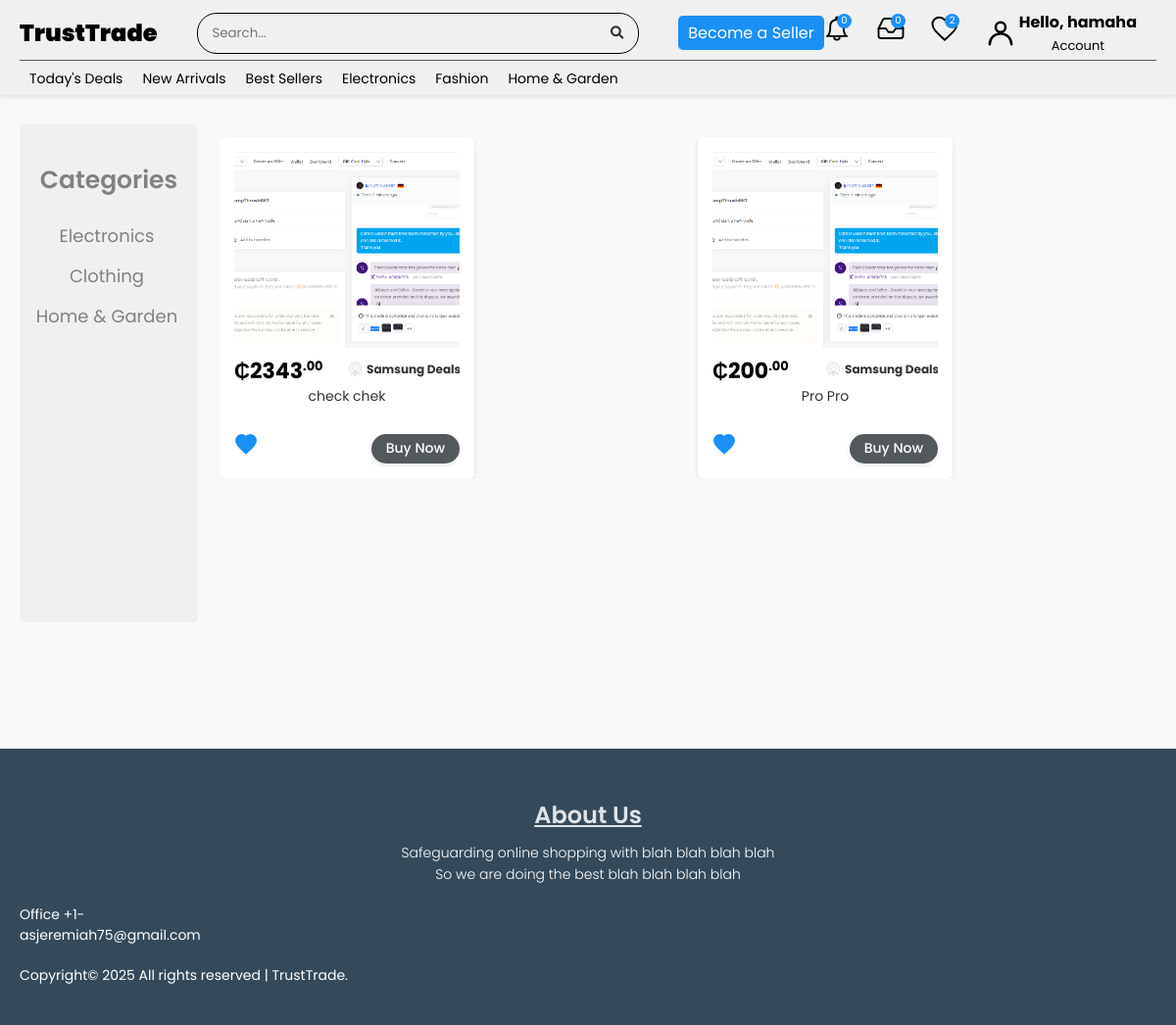
/marketplace/ (signed in), run on the app's committed database.
### p2p_site/models.py (models this page shows, shortened)
class CustomUser(AbstractBaseUser, PermissionsMixin):
    email = models.EmailField(unique=True)
    username = models.CharField(max_length=150, unique=True)
    first_name = models.CharField(max_length=150, blank=True)
    last_name = models.CharField(max_length=150, blank=True)
    is_active = models.BooleanField(default=True)
    is_staff = models.BooleanField(default=False)
    is_seller = models.BooleanField(default=False)
    date_joined = models.DateTimeField(default=timezone.now)
    phone_regex = RegexValidator(
        regex=r'^\+?1?\d{9,15}$',
        message="Phone number must be in format: '+999999999'. Up to 15 digits allowed."
    )
    phone_number = models.CharField(validators=[phone_regex], max_length=17, blank=True)
    objects = CustomUserManager()
    USERNAME_FIELD = 'email'
    REQUIRED_FIELDS = ['username']
    class Meta:
        verbose_name = 'user'
        verbose_name_plural = 'users'

class Product(models.Model):
    seller = models.ForeignKey(Seller, on_delete=models.CASCADE, related_name='products')
    name = models.CharField(max_length=255)
    description = models.TextField()
    price = models.DecimalField(max_digits=10, decimal_places=2)
    main_image = models.ImageField(upload_to=product_directory_path)
    image1 = models.ImageField(upload_to=product_directory_path, blank=True, null=True)
    image2 = models.ImageField(upload_to=product_directory_path, blank=True, null=True)
    image3 = models.ImageField(upload_to=product_directory_path, blank=True, null=True)
    image4 = models.ImageField(upload_to=product_directory_path, blank=True, null=True)
    image5 = models.ImageField(upload_to=product_directory_path, blank=True, null=True)
    categories = models.ManyToManyField(Category, related_name='products')
    created_at = models.DateTimeField(auto_now_add=True)
    regular_price = models.DecimalField(max_digits=10, decimal_places=2, blank=True, null=True)
    stock = models.IntegerField(blank=True, null=True)
    is_active = models.BooleanField(default=True)
    class Meta:
        ordering = ['-created_at']

class Seller(models.Model):
    user = models.OneToOneField(CustomUser, on_delete=models.CASCADE, related_name='seller')
    first_name = models.CharField(max_length=255, null=True, blank=True)
    last_name = models.CharField(max_length=255, null=True, blank=True)
    DOB = models.DateField(null=True, blank=True, validators=[validate_age], help_text="You must be at least 18 years old to register as a seller")
    phone_regex = RegexValidator(
        regex=r'^\+?1?\d{9,15}$',
        message="Phone number must be in format: '+999999999'. Up to 15 digits allowed."
    )
    phone = models.CharField(validators=[phone_regex], max_length=17, blank=True)
    business_name = models.CharField(max_length=255, unique=True)
    business_address = models.TextField()
    business_type = models.CharField(max_length=255, null=True, blank=True)
    business_hours = models.TextField(null=True, blank=True)
    postal_code = models.CharField(max_length=255, null=True, blank=True)
    city = models.CharField(max_length=100, null=True, blank=True)
    delivery_radius = models.CharField(max_length=255, null=True, blank=True)
    website = models.TextField(null=True, blank=True)
    description = models.TextField(null=True, blank=True)
    profile_photo = models.ImageField(upload_to=seller_directory_path)
    id_card = models.ImageField(upload_to=seller_directory_path)
    is_approved = models.BooleanField(default=True)
    region = models.CharField(max_length=255)

### p2p_site/views.py (the view)
# urls.py: path('marketplace/', views.marketplacee, name='marketplace'),
def marketplacee(request):
    products = Product.objects.all()
    categories = Category.objects.all()
    category_slug = request.GET.get('category')
    if category_slug:
        products = products.filter(categories__slug=category_slug)
    query = request.GET.get('q')
    if query:
        products = products.filter(
            Q(name__icontains=query) |
            Q(description__icontains=query) |
            Q(categories__name__icontains=query)
        ).distinct()
    context = {
        'products': products,
        'categories': categories,
        'current_category': category_slug,
        'query': query
    }
    return render(request, 'p2p_site/marketplace.html', context)

### p2p_site/context_processors.py (called while the page is built)
def categories(request):
    return {'categories': Category.objects.all()}

def favorites(request):
    if request.user.is_authenticated:
        user_profile = UserProfile.objects.get(user=request.user)
        return {'favorites': user_profile.favourites.all()}
    return {'favorites': []}

### p2p_site/templates/p2p_site/marketplace.html (shortened to what this page needs)
{% extends "p2p_site/master.html" %}
{% load static %}
{% load svg_icons %}
{% block stylesheet %} <link rel="stylesheet" href="{% static 'p2p_site/css/marketplace_style.css' %}"> {% endblock %}
{% block content %}
{% include "p2p_site/nav.html" %}
<div class="main-content">
    <div class="sidebar">
        <h3>Categories</h3>
        <ul>
            <li><a href="#">Electronics</a></li>
            <li><a href="#">Clothing</a></li>
            <li><a href="#">Home & Garden</a></li>
        </ul>
    </div>
    <div class="product-grid">
        {% for product in products %}
        <div class="product-item">
            <a class="item-a" href="{% url 'product_detail' product.pk %}">
                <img class="product-image" src="{{ product.main_image.url }}" alt="{{ product.name }}">
                <div class="price-seller">
                    <p class="price">
                        ₵{{ product.price|floatformat:2|slice:":-3" }}<sup>.{{ product.price|floatformat:2|slice:"-2:" }}</sup>
                    </p>
                    <div class="seller"><a href="{% url 'seller_shop' product.seller.business_name %}">
                        {% if product.seller.profile_photo %}
                            <img src="{{ product.seller.profile_photo.url }}" alt="{{ product.seller.business_name }}">
                        {% else %}
                            <img src="{% static 'p2p_site/images/default_profile.png' %}" alt="Default Profile">
                        {% endif %}
                        <h5>{{ product.seller.business_name }}</h5></a>
                    </div>
                </div>
                <h3>{{ product.name }}</h3>
            </a>
            <div class="product-actions">
                <button class="heart-btn" data-product-id="{{ product.id }}">
                    {% svg_icon 'heart' %}
                </button>
                {% if user != product.seller.user %}
                <button class="buy-now-btn" data-seller-id="{{ product.seller.id }}" data-product-id="{{ product.id }}">Buy Now</button>
                {% else %}
                <button class="buy-now-btnn">View Product</button>
                {% endif %}
            </div>
        </div>
        {% empty %}
            <p>No products found.</p>
        {% endfor %}
    </div>
</div>
{% include "p2p_site/footer.html" %}
{% endblock %}

### p2p_site/templates/p2p_site/nav.html (shortened to what this page needs)
{% load static %}
{% load svg_icons %}
<head>
<link rel="stylesheet" href="{% static 'p2p_site/css/nav.css' %}">
</head>
<nav>
    <div class="nav-top">
        <div class="logo"><span><a href="{% url 'marketplace' %}">TrustTrade</a></span></div>
        <div class="search-container">
            <div class="search-bar">
                <input type="text" id="search-query" placeholder="Search..." value="{{ request.GET.q }}">
                <button onclick="submitSearch()"><i class="fas fa-search"></i></button>
            </div>
        </div>
        {% if user.is_authenticated and not user.seller %}
            <a href="{% url 'enroll_seller' %}" class="become-seller">Become a Seller</a>
        {% endif %}
        <div class="desktop-icons">
            {% if user.is_authenticated %}
            <div class="notification-bell">
                {% svg_icon 'notification' %}
            </div>
            <div class="mailbox-icon" id="mailbox-icon">
                {% svg_icon 'mailbox' %}
            </div>
            {% endif %}
            <div class="cart-icon">
                {% svg_icon 'cart' %}
            </div>
            {% if user.is_authenticated %}
                <div class="profile-section desktop-profile">
                    <div class="profile-content">
                        {% svg_icon 'user' %}
                        <div class="profile-info">
                            <div class="profile-name">Hello, {{ user.username }}</div>
                            <div class="account-details">Account</div>
                        </div>
                    </div>
                </div>
            {% endif %}
        </div>
    </div>
    <div class="nav-bottom">
        <ul>
            <li><a href="#today-deals">Today's Deals</a></li>
            <li><a href="#new-arrivals">New Arrivals</a></li>
            <li><a href="#best-sellers">Best Sellers</a></li>
            <li><a href="#electronics">Electronics</a></li>
            <li><a href="#fashion">Fashion</a></li>
            <li><a href="#home-garden">Home & Garden</a></li>
        </ul>
    </div>
</nav>

### p2p_site/static/p2p_site/css/marketplace_style.css (style rules this page uses)
body { font-family: Arial, sans-serif; margin: 0; background-color: #f9f9f9; color: #333; }
h1, p { text-align: center; }
p { font-size: 18px; }
.sidebar { height: 488px; width: 182px; position: fixed; top: 0; left: 0; background-color: #f0f0f0; overflow-x: hidden; padding-top: 20px; transition: 0.5s; margin-top: 127px; margin-left: 20px; border-radius: 5px; }
.sidebar h3 { padding: 8px; text-decoration: none; font-size: 25px; color: #818181; display: block; transition: 0.3s; }
.sidebar ul { list-style-type: none; padding: 0; }
.sidebar ul li { padding: 6px 6px 8px 2px; }
.sidebar ul li a { text-decoration: none; font-size: 18px; color: #818181; display: block; transition: 0.3s; }
.main-content { text-align: center; margin-left: 204px; padding: 20px; padding-top: 120px; min-height: 78vh; }
.product-grid { display: grid; grid-template-columns: repeat(auto-fit, minmax(200px, 1fr)); gap: 20px; max-width: 1200px; margin: 20px auto; flex-basis: 32%; border-radius: 10px; overflow: hidden; }
.product-item { background-color: #fff; padding: 15px; border-radius: 5px; box-shadow: 0 2px 5px rgba(0, 0, 0, 0.1); text-align: center; position: relative; overflow: hidden; height: auto; max-width: 230px; }
.product-item .item-a { text-decoration: none; color: inherit; }
.product-image { width: 100%; height: 200px; object-fit: cover; border-radius: 1px; }
.product-item h3 { font-size: 14px; font-weight: normal; margin: 5px 0 0 0; overflow: hidden; text-overflow: ellipsis; display: -webkit-box; -webkit-line-clamp: 2; -webkit-box-orient: vertical; height: 2.8em; line-height: 1.4em; word-wrap: break-word; }
.price-seller { display: flex; justify-content: space-between; align-items: center; margin-top: 1px; }
.price { font-size: 22px; font-weight: bold; margin: 0; color: #000; }
.price sup { font-size: 13px; }
.seller { display: flex; align-items: center; overflow: hidden; max-width: 50%; }
.seller a { display: flex; align-items: center; text-decoration: none; color: inherit; }
.seller a img { width: 17px; height: 17px; border-radius: 50%; margin-right: 3px; }
.seller a h5 { font-size: 12px; margin: 0; overflow: hidden; text-overflow: ellipsis; white-space: nowrap; }
.buy-now-btn { -webkit-appearance: none; width: auto; border-radius: 24px; text-align: center; padding: 15px 15px; margin-top: 3px; background-color: #52595D; color: #fff; font-size: 14px; margin-left: auto; font-weight: 500; box-shadow: 0px 2px 6px -1px rgba(0, 0, 0, .13); border: none; transition: all .3s ease; outline: 0; height: 30px; display: flex; align-items: center; cursor: pointer; }
.product-actions { display: flex; justify-content: space-between; align-items: center; margin-top: 5px; }
.heart-btn { background: none; border: none; cursor: pointer; padding: 0; }
.heart-btn .heart-icon { width: 24px; height: 24px; transition: all 0.3s ease; fill: none; stroke: #000; stroke-width: 2; }
.heart-btn.active .heart-icon { fill: #1a90f5; stroke: #1a90f5; }

### p2p_site/static/p2p_site/css/index_style.css (style rules this page uses)
* { margin: 0; padding: 0; font-family: 'Poppins', sans-serif; }
p { color: #000000; font-size: 14px; font-weight: 300; line-height: 22px; }
h3 { text-align: center; font-weight: 600; margin: 10px 0; }

### data on the page
CustomUser: username "hamaha"
Product: main_image (picture), price "2343", price "00", seller.profile_photo (picture), seller.business_name "Samsung Deals", name "check chek"
Product: main_image (picture), price "200", price "00", seller.profile_photo (picture), seller.business_name "Samsung Deals", name "Pro Pro"
